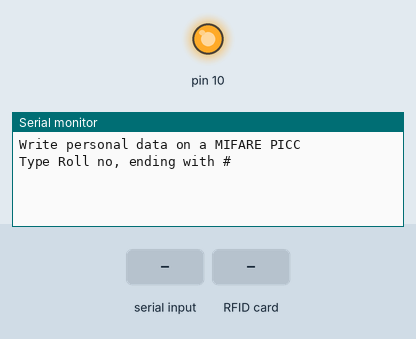
The sketch below on a simulated Arduino Uno, built with avr-gcc and run on an emulated ATmega328P. On the bench: output pins drawn as LEDs (lit = HIGH), the last lines printed to the serial monitor. Inputs (shaded band) come from the test bench.

Above: at 1.2 s.
1.3 s: "1#" received over Serial
At 3.2 s:
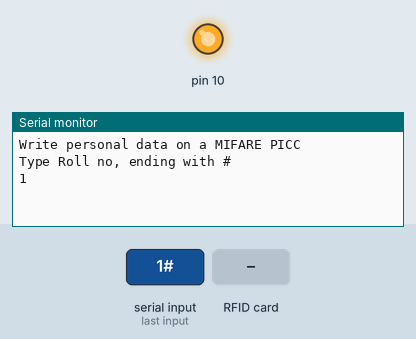
3.5 s: RFID card 5E 7A 19 C4 held to the reader
At 4.7 s:
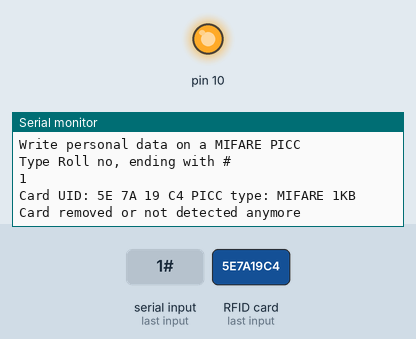

Measured:
- after the input at 1.3 s, the serial monitor: prints a new line after 0.76 s (image 1)
- after the input at 3.5 s, the serial monitor: prints a new line at once (image 2)

The sketch:

Write_Cards.ino
```cpp
/*
 * Write personal data of a MIFARE RFID card using a RFID-RC522 reader
 * Uses MFRC522 - Library to use ARDUINO RFID MODULE KIT 13.56 MHZ WITH TAGS SPI W AND R BY COOQROBOT.
 * -----------------------------------------------------------------------------------------
 *             MFRC522      Arduino       Arduino   Arduino    Arduino          Arduino
 *             Reader/PCD   Uno/101       Mega      Nano v3    Leonardo/Micro   Pro Micro
 * Signal      Pin          Pin           Pin       Pin        Pin              Pin
 * -----------------------------------------------------------------------------------------
 * RST/Reset   RST          9             5         D9         RESET/ICSP-5     RST
 * SPI SS      SDA(SS)      10            53        D10        10               10
 * SPI MOSI    MOSI         11 / ICSP-4   51        D11        ICSP-4           16
 * SPI MISO    MISO         12 / ICSP-1   50        D12        ICSP-1           14
 * SPI SCK     SCK          13 / ICSP-3   52        D13        ICSP-3           15
 *
 * More pin layouts for other boards can be found here: https://github.com/miguelbalboa/rfid#pin-layout
 *
 * Hardware required:
 * Arduino
 * PCD (Proximity Coupling Device): NXP MFRC522 Contactless Reader IC
 * PICC (Proximity Integrated Circuit Card): A card or tag using the ISO 14443A interface, eg Mifare or NTAG203.
 * The reader can be found on eBay for around 5 dollars. Search for "mf-rc522" on ebay.com.
 */

#include <SPI.h>
#include <MFRC522.h>

#define RST_PIN         0           // Configurable, see typical pin layout above
#define SS_PIN          15          // Configurable, see typical pin layout above

MFRC522 mfrc522(SS_PIN, RST_PIN);   // Create MFRC522 instance

MFRC522::MIFARE_Key key;
MFRC522::MIFARE_Key oldkey;

byte buffer[34];
byte len;


void setup() {
  Serial.begin(9600);        // Initialize serial communications with the PC
  SPI.begin();               // Init SPI bus
  mfrc522.PCD_Init();        // Init MFRC522 card
  Serial.println(F("Write personal data on a MIFARE PICC "));
  SPI.setFrequency(1000000);

  key.keyByte[0] = 0xA6;
  key.keyByte[1] = 0xB5;
  key.keyByte[2] = 0xC4;
  key.keyByte[3] = 0xD3;
  key.keyByte[4] = 0xE2;
  key.keyByte[5] = 0xF1;


  oldkey.keyByte[0] = 0xFF;
  oldkey.keyByte[1] = 0xFF;
  oldkey.keyByte[2] = 0xFF;
  oldkey.keyByte[3] = 0xFF;
  oldkey.keyByte[4] = 0xFF;
  oldkey.keyByte[5] = 0xFF;

}

void loop() {


  if(buffer[0]==0){
    Serial.println(F("Type Roll no, ending with #"));
    delay(2000);
    while(!Serial.available());
    len = Serial.readBytesUntil('#', (char *) buffer, 30) ; // read family name from serial
    for (byte i = len; i < 30; i++) buffer[i] = ' ';
    Serial.println(len);
  }


  // Reset the loop if no new card present on the sensor/reader. This saves the entire process when idle.
  if ( ! mfrc522.PICC_IsNewCardPresent()) {
    return;
  }

  // Select one of the cards
  if ( ! mfrc522.PICC_ReadCardSerial()) {
    return;
  }

  Serial.print(F("Card UID:"));    //Dump UID
  for (byte i = 0; i < mfrc522.uid.size; i++) {
    Serial.print(mfrc522.uid.uidByte[i] < 0x10 ? " 0" : " ");
    Serial.print(mfrc522.uid.uidByte[i], HEX);
  }
  Serial.print(F(" PICC type: "));   // Dump PICC type
  MFRC522::PICC_Type piccType = mfrc522.PICC_GetType(mfrc522.uid.sak);
  Serial.println(mfrc522.PICC_GetTypeName(piccType));


  byte block;
  MFRC522::StatusCode status;


  // Ask personal data: Family name


  delay(100);
  SPI.beginTransaction(SPISettings(500000, MSBFIRST, SPI_MODE0));
  mfrc522.PCD_StopCrypto1();  // End previous session (super important!)
  delay(100);
  mfrc522.PCD_Init();


  if (!mfrc522.PICC_IsNewCardPresent() || !mfrc522.PICC_ReadCardSerial()) {
  Serial.println("Card removed or not detected anymore");
  return;
  }


  block = 1;
  //Serial.println(F("Authenticating using key A..."));
  status = mfrc522.PCD_Authenticate(MFRC522::PICC_CMD_MF_AUTH_KEY_A, 1, &key, &(mfrc522.uid));
  if (status != MFRC522::STATUS_OK) {
    // Serial.print(F("PCD_Authenticate() failed: "));
    // Serial.println(mfrc522.GetStatusCodeName(status));
    // return;
    status = mfrc522.PCD_Authenticate(MFRC522::PICC_CMD_MF_AUTH_KEY_A, 1, &oldkey, &(mfrc522.uid));
    if (status != MFRC522::STATUS_OK) {
      Serial.print(F("PCD_Authenticate() failed: "));
      Serial.println(mfrc522.GetStatusCodeName(status));
      delay(1000);
      return;
    }
    else Serial.println(F("PCD_Authenticate() success: "));
  }
  else Serial.println(F("PCD_Authenticate() success: "));

  // Write block
  status = mfrc522.MIFARE_Write(block, buffer, 16);
  if (status != MFRC522::STATUS_OK) {
    Serial.print(F("MIFARE_Write() failed: "));
    Serial.println(mfrc522.GetStatusCodeName(status));
    return;
  }
  else Serial.println(F("MIFARE_Write() success: "));


  byte trailerBlock=3;

  byte newTrailerBlock[] = {0xA6, 0xB5, 0xC4, 0xD3, 0xE2, 0xF1,
                              0xFF, 0x07, 0x80, 0x69,
                              0xA6, 0xB5, 0xC4, 0xD3, 0xE2, 0xF1};


  // status = mfrc522.PCD_Authenticate(MFRC522::PICC_CMD_MF_AUTH_KEY_A, 3, &oldkey, &(mfrc522.uid));
  // if (status != MFRC522::STATUS_OK) {
  //   // Serial.print(F("PCD_Authenticate() failed: "));
  //   // Serial.println(mfrc522.GetStatusCodeName(status));
  //   // return;
  //   status = mfrc522.PCD_Authenticate(MFRC522::PICC_CMD_MF_AUTH_KEY_A, 3, &key, &(mfrc522.uid));
  //   if (status != MFRC522::STATUS_OK) {
  //     Serial.print(F("PCD_Authenticate() failed: "));
  //     Serial.println(mfrc522.GetStatusCodeName(status));
  //     mfrc522.PCD_StopCrypto1();
  //     mfrc522.PCD_Reset();
  //     delay(50);
  //     return;
  //   }
  //   else Serial.println(F("PCD_Authenticate() success: "));
  // }
  // else Serial.println(F("PCD_Authenticate() success: "));


  status = (MFRC522::StatusCode)mfrc522.MIFARE_Write(trailerBlock, newTrailerBlock, 16);
    if (status != MFRC522::STATUS_OK) {
       Serial.println("Failed to write new key!");
    } else {
        Serial.println("Authentication key updated successfully!");
    }

  buffer[0]= 0;


  Serial.println(" ");
  mfrc522.PICC_HaltA(); // Halt PICC
  mfrc522.PCD_StopCrypto1();  // Stop encryption on PCD

}
```
